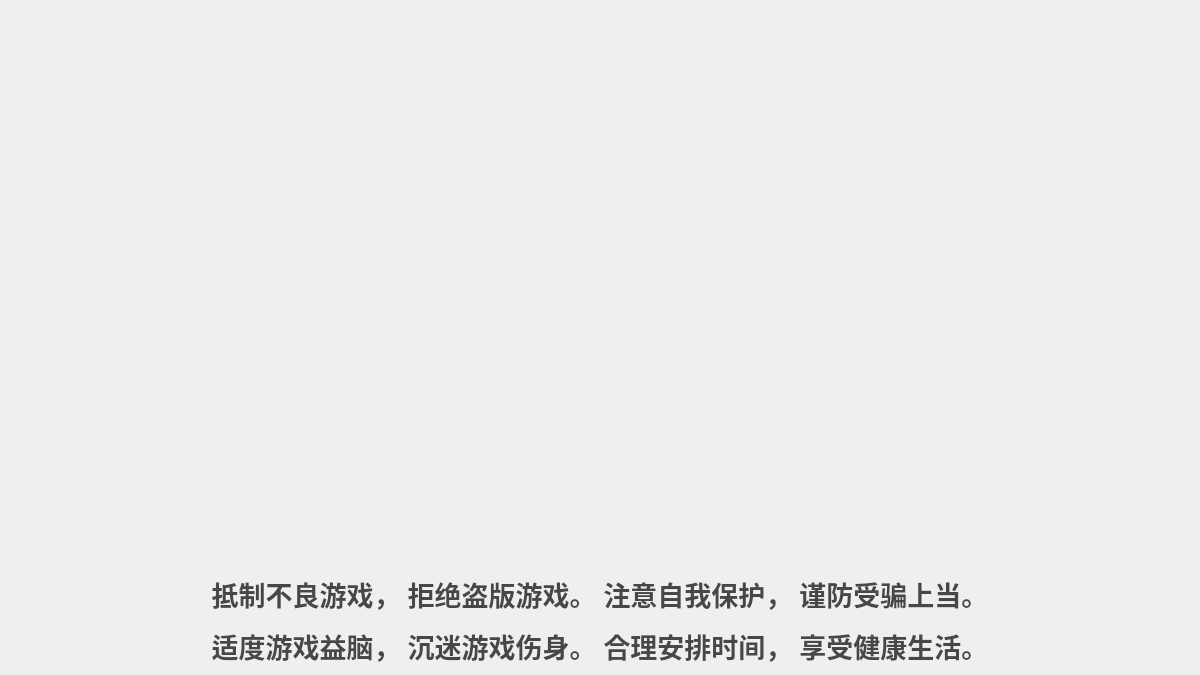
<?xml version="1.0" encoding="UTF-8"?>
<ui version="4.0">
 <class>LoadWindow</class>
 <widget class="QMainWindow" name="LoadWindow">
  <property name="geometry">
   <rect>
    <x>0</x>
    <y>0</y>
    <width>1200</width>
    <height>675</height>
   </rect>
  </property>
  <property name="minimumSize">
   <size>
    <width>1200</width>
    <height>675</height>
   </size>
  </property>
  <property name="font">
   <font>
    <pointsize>72</pointsize>
   </font>
  </property>
  <property name="styleSheet">
   <string notr="true"/>
  </property>
  <widget class="QWidget" name="centralwidget">
   <layout class="QVBoxLayout" name="verticalLayout_2">
    <item>
     <layout class="QVBoxLayout" name="verticalLayout">
      <item>
       <spacer name="verticalSpacer">
        <property name="orientation">
         <enum>Qt::Vertical</enum>
        </property>
        <property name="sizeHint" stdset="0">
         <size>
          <width>48</width>
          <height>22</height>
         </size>
        </property>
       </spacer>
      </item>
      <item>
       <widget class="QLabel" name="tip">
        <property name="palette">
         <palette>
          <active>
           <colorrole role="WindowText">
            <brush brushstyle="SolidPattern">
             <color alpha="255">
              <red>71</red>
              <green>71</green>
              <blue>71</blue>
             </color>
            </brush>
           </colorrole>
          </active>
          <inactive>
           <colorrole role="WindowText">
            <brush brushstyle="SolidPattern">
             <color alpha="255">
              <red>71</red>
              <green>71</green>
              <blue>71</blue>
             </color>
            </brush>
           </colorrole>
          </inactive>
          <disabled/>
         </palette>
        </property>
        <property name="font">
         <font>
          <family>华文楷体</family>
          <pointsize>20</pointsize>
         </font>
        </property>
        <property name="lineWidth">
         <number>0</number>
        </property>
        <property name="midLineWidth">
         <number>-2</number>
        </property>
        <property name="text">
         <string>&lt;html&gt;&lt;head/&gt;&lt;body&gt;&lt;p align=&quot;center&quot;&gt;&lt;span style=&quot; font-weight:700;&quot;&gt;抵制不良游戏， 拒绝盗版游戏。 注意自我保护， 谨防受骗上当。&lt;/span&gt;&lt;/p&gt;&lt;p align=&quot;center&quot;&gt;&lt;span style=&quot; font-weight:700;&quot;&gt;适度游戏益脑， 沉迷游戏伤身。 合理安排时间， 享受健康生活。&lt;/span&gt;&lt;/p&gt;&lt;/body&gt;&lt;/html&gt;</string>
        </property>
       </widget>
      </item>
     </layout>
    </item>
   </layout>
  </widget>
 </widget>
 <resources/>
 <connections/>
</ui>
